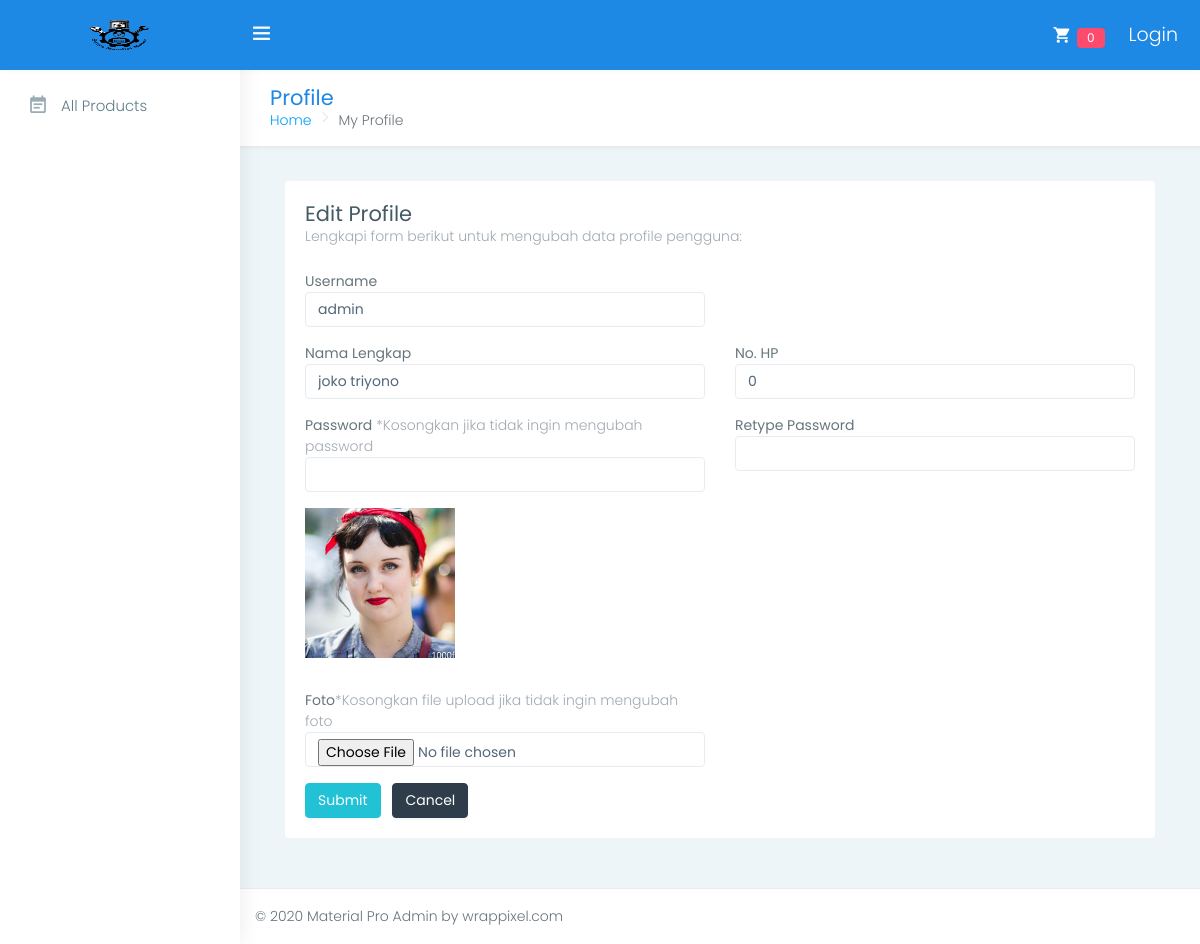
The app's page /index.php/users/myprofile with its own data.
### tables this page shows
CREATE TABLE `users` (
  `userid` int(11) NOT NULL,
  `username` varchar(25) NOT NULL,
  `password` varchar(40) NOT NULL,
  `namalengkap` varchar(40) NOT NULL,
  `foto` varchar(40) NOT NULL,
  `role` int(11) NOT NULL,
  `nohp` varchar(15) NOT NULL,
  `created_at` datetime NOT NULL,
  `updated_at` datetime NOT NULL,
  `is_active` int(11) NOT NULL
);

### application/controllers/Users.php (called while the page is built, shortened)
<?php defined('BASEPATH') OR exit('No direct script access allowed');
class Users extends CI_Controller {
    public function __construct(){
		$this->load->model('User_M', 'user_model');
		$this->load->library('form_validation');
        $this->load->library('upload');
		$this->load->library('image_lib');
    }
    public function myprofile(){
        $data = array(
            'active_menu' => null,
            'data_pengguna' => $this->user_model->get($this->session->userdata('userid'))->row()
        );
        if($this->session->userdata('role') != 1){
            $this->load->view('template-customer', $data);
        } else {
            $this->load->view('template', $data);
        }
        $this->load->view('users/myprofile', $data);
    }
}

### index.php (called while the page is built, shortened)
<?php
require_once BASEPATH.'core/CodeIgniter.php';

### application/models/User_M.php (called while the page is built, shortened)
<?php
class User_M extends CI_Model {
    protected $table = 'users';
    public function get($id = null){
        $this->db->select('*');
        $this->db->from($this->table);
        $query = $this->db->get();
        return $query;
    }
}

### application/views/users/myprofile.php (the view, shortened to what this page needs)
        <div class="page-wrapper">
            <div class="row page-titles">
                <div class="col-md-5 col-12 align-self-center">
                    <h3 class="text-themecolor mb-0">Profile</h3>
                    <ol class="breadcrumb mb-0 p-0 bg-transparent">
                        <li class="breadcrumb-item"><a href="<?=base_url()?>">Home</a></li>
                        <li class="breadcrumb-item active">My Profile</li>
                    </ol>
                </div>
            </div>
            <div class="container-fluid">
                <div class="col-lg-12 col-md-12">
                    <div class="card card-body">
                        <h3 class="mb-0">Edit Profile</h3>
                        <p class="text-muted mb-4 font-13"> Lengkapi form berikut untuk mengubah data profile pengguna:</p>
                        <div class="row">
                            <div class="col-sm-12 col-xs-12">
                                <form action="<?=site_url('users/update')?>" method="post" enctype="multipart/form-data">
                                    <div class="row">
                                        <div class="col-md-6 mb-3 mb-md-0">
                                            <div class="form-group">
                                                <label for="username">Username</label>
                                                <input type="text" name="username" class="form-control" id="username" value="<?=$this->input->post('username') ?? $data_pengguna->username?>">
                                            </div>
                                        </div>
                                    </div>
                                    <div class="row">
                                        <div class="col-md-6 mb-3 mb-md-0">
                                            <div class="form-group">
                                                <label for="namalengkap">Nama Lengkap</label>
                                                <input type="text" name="namalengkap" class="form-control" id="namalengkap" value="<?=$this->input->post('namalengkap') ?? $data_pengguna->namalengkap?>">
                                            </div>
                                        </div>
                                        <div class="col-md-6 mb-3 mb-md-0">
                                            <div class="form-group">
                                                <label for="nohp">No. HP</label>
                                                <input type="text" name="nohp" class="form-control" id="nohp" value="<?=$this->input->post('nohp') ?? $data_pengguna->nohp?>">
                                            </div>
                                        </div>
                                    </div>
                                    <div class="row">
                                        <div class="col-md-6 mb-3 mb-md-0">
                                            <div class="form-group">
                                                <label for="password">Password</label>
                                                <span class="text-muted">*Kosongkan jika tidak ingin mengubah password</span>
                                                <input type="password" name="password" class="form-control" id="password" value="<?=$this->input->post('password')?>">
                                            </div>
                                        </div>
                                        <div class="col-md-6 mb-3 mb-md-0">
                                            <div class="form-group">
                                                <label for="passconf">Retype Password</label>
                                                <input type="password" name="passconf" class="form-control" id="passconf" value="<?=$this->input->post('passconf')?>">
                                            </div>
                                        </div>
                                    </div>
                                    <div class="row">
                                        <div class="col-md-6 mb-3 mb-md-0">
                                            <div class="el-element-overlay">
                                                <div class="el-card-item pb-3">
                                                    <div class="el-card-avatar mb-3 el-overlay-1 w-100 overflow-hidden position-relative text-center">
                                                    <?php if ($data_pengguna->foto != null) { ?>
                                                        <a class="image-popup-vertical-fit" href="<?=base_url('uploads/users/'.$data_pengguna->foto)?>"> <img src="<?=base_url('uploads/users/'.$data_pengguna->foto)?>" class="d-block position-relative" width="150px" alt="user"> </a>
                                                    <?php } else { ?>
                                                        <a class="image-popup-vertical-fit" href="<?=base_url('assets/no_image.jpg')?>"> <img src="<?=base_url('assets/no_image.jpg')?>" class="d-block position-relative" width="150px" alt="user"> </a>
                                                    <?php } ?>
                                                    </div>
                                                </div>
                                            </div>
                                            <div class="form-group">
                                                <label>Foto</label><span class="text-muted">*Kosongkan file upload jika tidak ingin mengubah foto</span>
                                                <input type="file" class="form-control" id="foto" name="foto" aria-describedby="fileHelp">
                                            </div>
                                        </div>
                                    </div>
                                    <div class="row">
                                        <div class="col-md-6 mb-3 mb-md-0">
                                            <button type="submit" name="submit" class="btn btn-success waves-effect waves-light mr-2">Submit</button>
                                            <a href="<?=site_url('barang/index')?>" class="btn btn-inverse waves-effect waves-light">Cancel</a>
                                        </div>
                                    </div>
                                </form>
                            </div>
                        </div>
                    </div>
                </div>
            </div>
            <footer class="footer">
                © 2020 Material Pro Admin by wrappixel.com
            </footer>
        </div>
    </div>
</body>
</html>

### records on screen
users: username "admin", namalengkap "joko triyono", nohp "0", foto (picture)

### other values on screen
$this->cart->total_items() "0"
